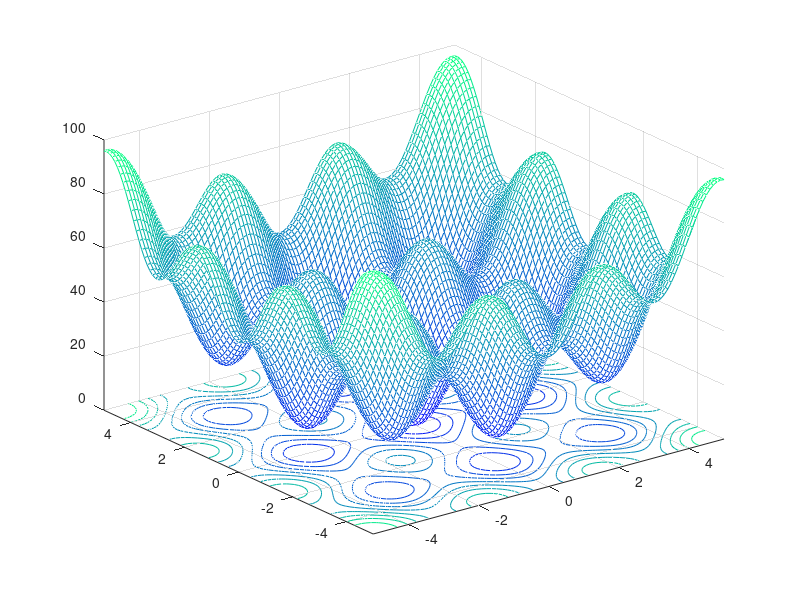

Source code (MATLAB): (Note: this script raises an error after producing the figure.)
% A.15(P12.7) 布谷鸟搜索算法实现
%  布谷鸟搜索算法，向量化实现
%  参数设置
Nn = 25;  %  鸟巢数量
rd = 0.25;  %  发现概率
tol = 0.001;  %  收敛容忍度
%  变量边界
Nd = 2;  %  问题维度
bl = -5*ones(1, Nd);
bu = 5*ones(1, Nd);
%  目标函数可视化
[vx1, vx2] = meshgrid(-5: 0.1: 5, -5:0.1:5);
y =(vx1.^2) +(vx2.^2) +(25*((sin(vx1)).^2)) +(25*((sin(vx2)).^2));
figure(1)
colormap('winter');
mesh(vx1, vx2, y);
hold on;
contour(vx1, vx2, y);
%随机初始化鸟巢
for jj = 1: Nn
    nest(jj, :) = bl +(bu - bl).*rand(size(bl));
end
%  初始化适应度值
fitness = (10^10)*ones(Nn, 1);
[OFV, bestnest, nest, fitness] = bestNest(nest, nest, fitness);
%  算法主循环
niter = 0;
while (OFV > tol)
    %  生成新解（保留当前最优解）
    new_nest = getCucks(nest, bestnest, bl, bu);
    [Fnew, best, nest, fitness] = bestNest(nest, new_nest, fitness);
    niter = niter + Nn;  %  更新迭代计数器
    %  发现与替换劣质鸟巢
    new_nest = emptyNests(nest, bl, bu, rd);
    %  评估替换后的新解
    [Fnew, best, nest, fitness] = bestNest(nest, new_nest, fitness);
    niter = niter + Nn;  %  再次更新迭代计数器
    %  更新全局最优
    if(Fnew < OFV)
        OFV = Fnew;
        bestnest = best;
    end
end
%  结果输出
OFV
bestnest
figure(2)
contour(vx1, vx2, y, 20);
hold  on;
for i = 1: Nn
    plot(nest(i, 1), 'ro');
    nest(i, 2);
end

%  函数定义，生成布谷鸟新解
function  nest = getCucks(nest, best, bl, bu)
N = size(nest, 1);
beta = 3/2;
aux1 = gamma(1 + beta);
aux2 = gamma((1 + beta)/2);
aux3 = 2^((beta - 1)/2);
sigma = (aux1*sin(pi*beta/2)/(aux2*beta*aux3))^(1/beta);
%  Levy飞行生成新解
for i = 1: N
    s = nest(i, :);
    aux = size(s);
    u = sigma*randn(aux);
    v = randn(aux);
    step = u./abs(v).^(1/beta);
    stepsize = 0.01*step.*(s - best);
    s = s + stepsize.* randn(aux);
    nest(i, :) = useBounds(s, bl, bu);
end
end

%  寻找最优鸟巢
function [OFV, bnest, nest, fitness] = bestNest(nest, newnest, fitness)
%  评估新解的适应度
for i = 1: size(nest, 1)
    aux = newnest(i, :);
    %  蛋箱函数
    x1 = aux(1);
    x2 = aux(2);
    fnew = (x1^2) + (x2^2) + (25*((sin(x1))^2)) + (25*((sin(x2))^2));
    if fnew <= fitness(i)
        fitness(i) = fnew;
        nest(i, :) = newnest(i, :);
    end
end
[OFV, ix] = min(fitness);
bnest = nest(ix, :);
end

%  替换被发现的劣质鸟巢
function new_nest = emptyNests(nest, bl, bu, rd);
%  以概率rd发现劣质鸟巢并替换
N = size(nest, 1);
K = rand(size(nest)) > rd;
%  生成新解
stepsize = rand*(nest(randperm(N), :) - nest(randperm(N), :));
new_nest = nest + stepsize.*K;
for  i = 1: size(new_nest, 1)
    aux = new_nest(i, :);
    new_nest(i, :) = useBounds(aux, bl, bu);
end
end

%  边界约束处理函数
function s = useBounds(s, bl, bu);
%  应用下边界约束
qaux = s;
ix = qaux < bl;
qaux(ix) = bl(ix);
%  应用上边界约束
jx = qaux > bu;
aux(jx) = bu(jx);
s = qaux;
end
